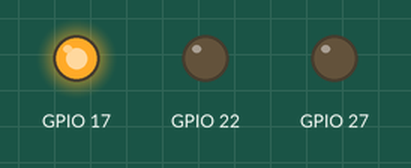
Simulated run of this program. Board: Raspberry Pi (BCM pin numbers). Shown: output pins drawn as LEDs (lit = HIGH). What the program prints to the terminal is not drawn.

Above: at 0.5 s.
At 3.5 s:
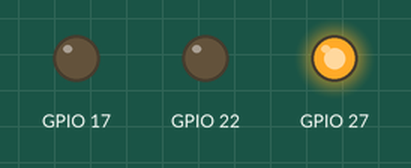
At 6.5 s:
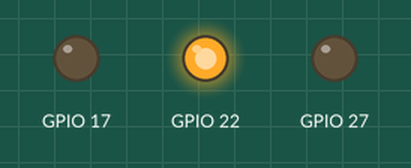
At 8.0 s:
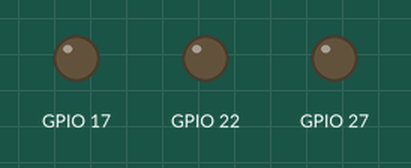
Timing chart, 0 to 11.7 s (numbered marks = the images above):
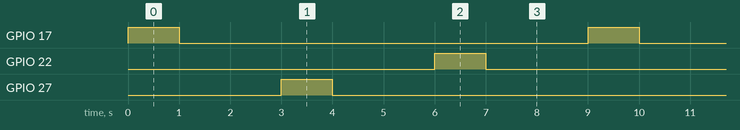

The program:

LED3.py
```python
import RPi.GPIO as GPIO
import time

GPIO.setmode(GPIO.BCM)
print ("Use BCM 17, 27, 22")
GPIO.setup(17, GPIO.OUT)
GPIO.output(17, False)
GPIO.setup(27, GPIO.OUT)
GPIO.output(27, False)
GPIO.setup(22, GPIO.OUT)
GPIO.output(22, False)

count=0

while count<100:
    GPIO.output(17, True)
    time.sleep(1)
    GPIO.output(17,False)
    time.sleep(2)
    GPIO.output(27, True)
    time.sleep(1)
    GPIO.output(27,False)
    time.sleep(2)
    GPIO.output(22, True)
    time.sleep(1)
    GPIO.output(22,False)
    time.sleep(2)

    count += 1

print("LED Test End")
GPIO.cleanup()
```

Measured:
- by itself, GPIO 17, GPIO 22, GPIO 27: alternates HIGH for 1.0 s and LOW for 8.0 s
- by itself, everything shown: repeats every 9.0 s, in 6 steps
